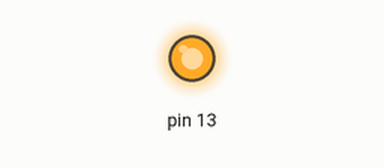
Simulated run of this sketch. Board: Arduino Uno, built with avr-gcc and run on an emulated ATmega328P. Shown: output pins drawn as LEDs (lit = HIGH).

Above: at 0.1 s.
Timing chart, 0 to 1.6 s (numbered marks = the images above):
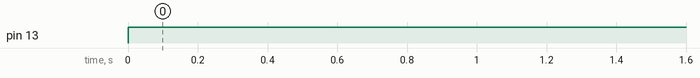

Measured:
- by itself, pin 13: LOW → HIGH at 0.00 s

The sketch:

for.ino.ino
```cpp
void setup() {
  pinMode (13, OUTPUT);
}

void loop() {
  digitalWrite (13, HIGH);
  for (int x=0; x<100; x++)
  delay (1000);
}
```
